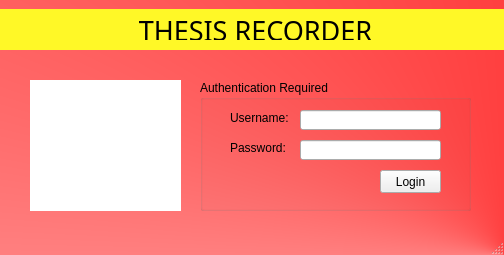
<?xml version="1.0" encoding="UTF-8"?>
<ui version="4.0">
 <class>MainWindow</class>
 <widget class="QMainWindow" name="MainWindow">
  <property name="geometry">
   <rect>
    <x>0</x>
    <y>0</y>
    <width>504</width>
    <height>255</height>
   </rect>
  </property>
  <property name="windowTitle">
   <string>MainWindow</string>
  </property>
  <property name="styleSheet">
   <string notr="true">#MainWindow
{
background-color:qconicalgradient(cx:1, cy:1, angle:0, stop:0 rgba(255, 0, 0, 255), stop:1 rgba(255, 255, 255, 255))
}</string>
  </property>
  <widget class="QWidget" name="centralwidget">
   <widget class="QGroupBox" name="groupBox">
    <property name="geometry">
     <rect>
      <x>200</x>
      <y>80</y>
      <width>271</width>
      <height>131</height>
     </rect>
    </property>
    <property name="title">
     <string>Authentication Required</string>
    </property>
    <widget class="QLabel" name="label">
     <property name="geometry">
      <rect>
       <x>30</x>
       <y>30</y>
       <width>61</width>
       <height>16</height>
      </rect>
     </property>
     <property name="text">
      <string>Username: </string>
     </property>
    </widget>
    <widget class="QLabel" name="label_2">
     <property name="geometry">
      <rect>
       <x>30</x>
       <y>60</y>
       <width>61</width>
       <height>16</height>
      </rect>
     </property>
     <property name="text">
      <string>Password:</string>
     </property>
    </widget>
    <widget class="QLineEdit" name="uNameTextbox">
     <property name="geometry">
      <rect>
       <x>100</x>
       <y>30</y>
       <width>141</width>
       <height>20</height>
      </rect>
     </property>
    </widget>
    <widget class="QLineEdit" name="passTextbox">
     <property name="geometry">
      <rect>
       <x>100</x>
       <y>60</y>
       <width>141</width>
       <height>20</height>
      </rect>
     </property>
     <property name="text">
      <string/>
     </property>
     <property name="echoMode">
      <enum>QLineEdit::Password</enum>
     </property>
    </widget>
    <widget class="QPushButton" name="loginButton">
     <property name="geometry">
      <rect>
       <x>180</x>
       <y>90</y>
       <width>61</width>
       <height>23</height>
      </rect>
     </property>
     <property name="text">
      <string>Login</string>
     </property>
    </widget>
   </widget>
   <widget class="QLabel" name="label_3">
    <property name="geometry">
     <rect>
      <x>0</x>
      <y>9</y>
      <width>511</width>
      <height>41</height>
     </rect>
    </property>
    <property name="font">
     <font>
      <family>Engravers MT</family>
      <pointsize>20</pointsize>
     </font>
    </property>
    <property name="styleSheet">
     <string notr="true">#label_3
{
background-color: rgb(255, 248, 39);
}</string>
    </property>
    <property name="text">
     <string/>
    </property>
    <property name="textFormat">
     <enum>Qt::PlainText</enum>
    </property>
    <property name="alignment">
     <set>Qt::AlignCenter</set>
    </property>
   </widget>
   <widget class="QGraphicsView" name="graphicsView">
    <property name="geometry">
     <rect>
      <x>30</x>
      <y>80</y>
      <width>151</width>
      <height>131</height>
     </rect>
    </property>
    <property name="styleSheet">
     <string notr="true">#graphicsView
{
background-image: url(&quot;images/book_logo.png&quot;);
}
</string>
    </property>
    <property name="frameShape">
     <enum>QFrame::NoFrame</enum>
    </property>
    <property name="frameShadow">
     <enum>QFrame::Plain</enum>
    </property>
   </widget>
   <widget class="QLabel" name="label_4">
    <property name="geometry">
     <rect>
      <x>0</x>
      <y>20</y>
      <width>511</width>
      <height>20</height>
     </rect>
    </property>
    <property name="font">
     <font>
      <family>Engravers MT</family>
      <pointsize>20</pointsize>
     </font>
    </property>
    <property name="styleSheet">
     <string notr="true">#label_4
{
background-color: rgb(255, 248, 39);
}</string>
    </property>
    <property name="text">
     <string>THESIS RECORDER</string>
    </property>
    <property name="textFormat">
     <enum>Qt::PlainText</enum>
    </property>
    <property name="alignment">
     <set>Qt::AlignCenter</set>
    </property>
   </widget>
  </widget>
  <widget class="QMenuBar" name="menubar">
   <property name="geometry">
    <rect>
     <x>0</x>
     <y>0</y>
     <width>504</width>
     <height>21</height>
    </rect>
   </property>
  </widget>
  <widget class="QStatusBar" name="statusbar"/>
 </widget>
 <resources/>
 <connections/>
</ui>
